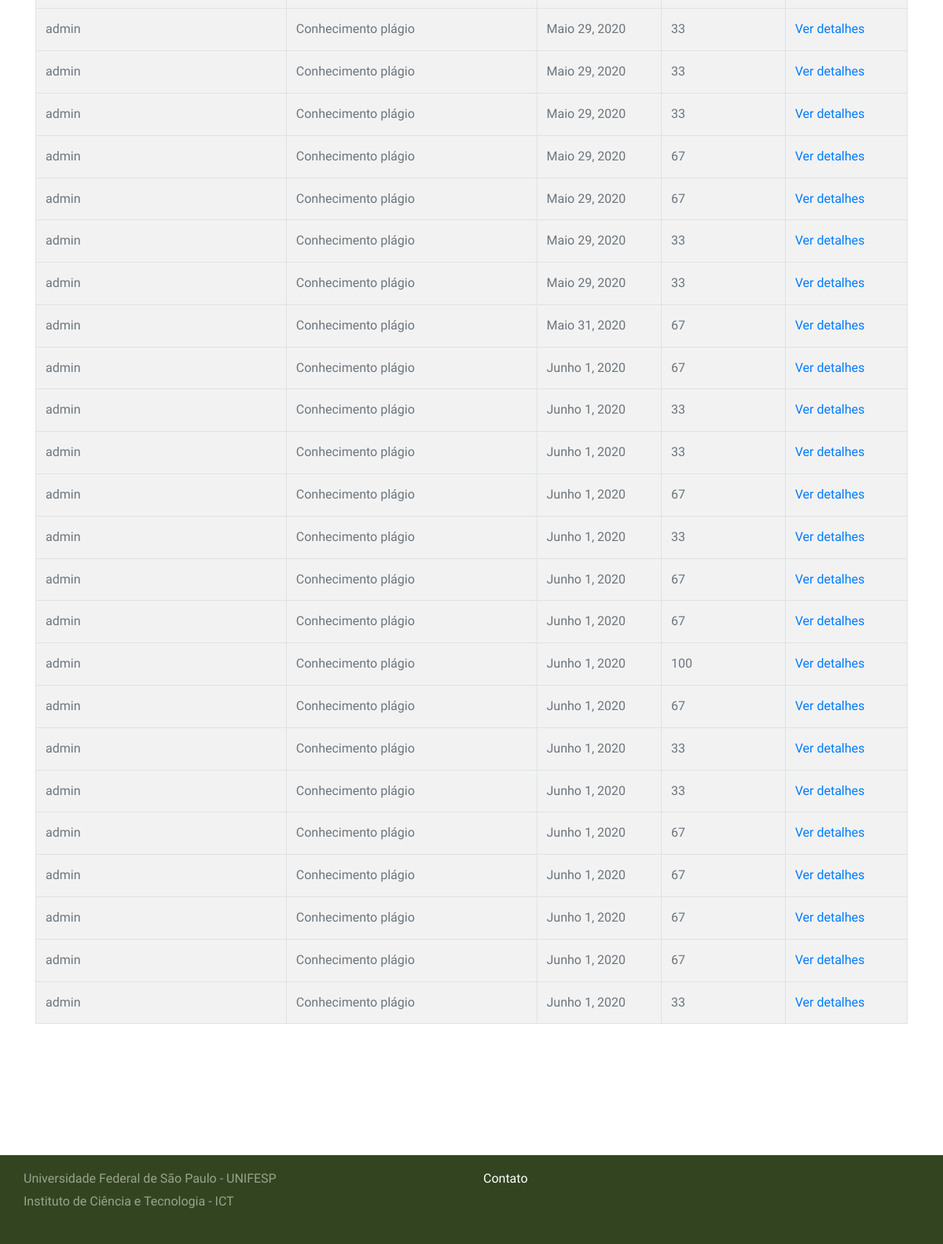
The app's page /quiz/marking/ (signed in, lower part), older data.
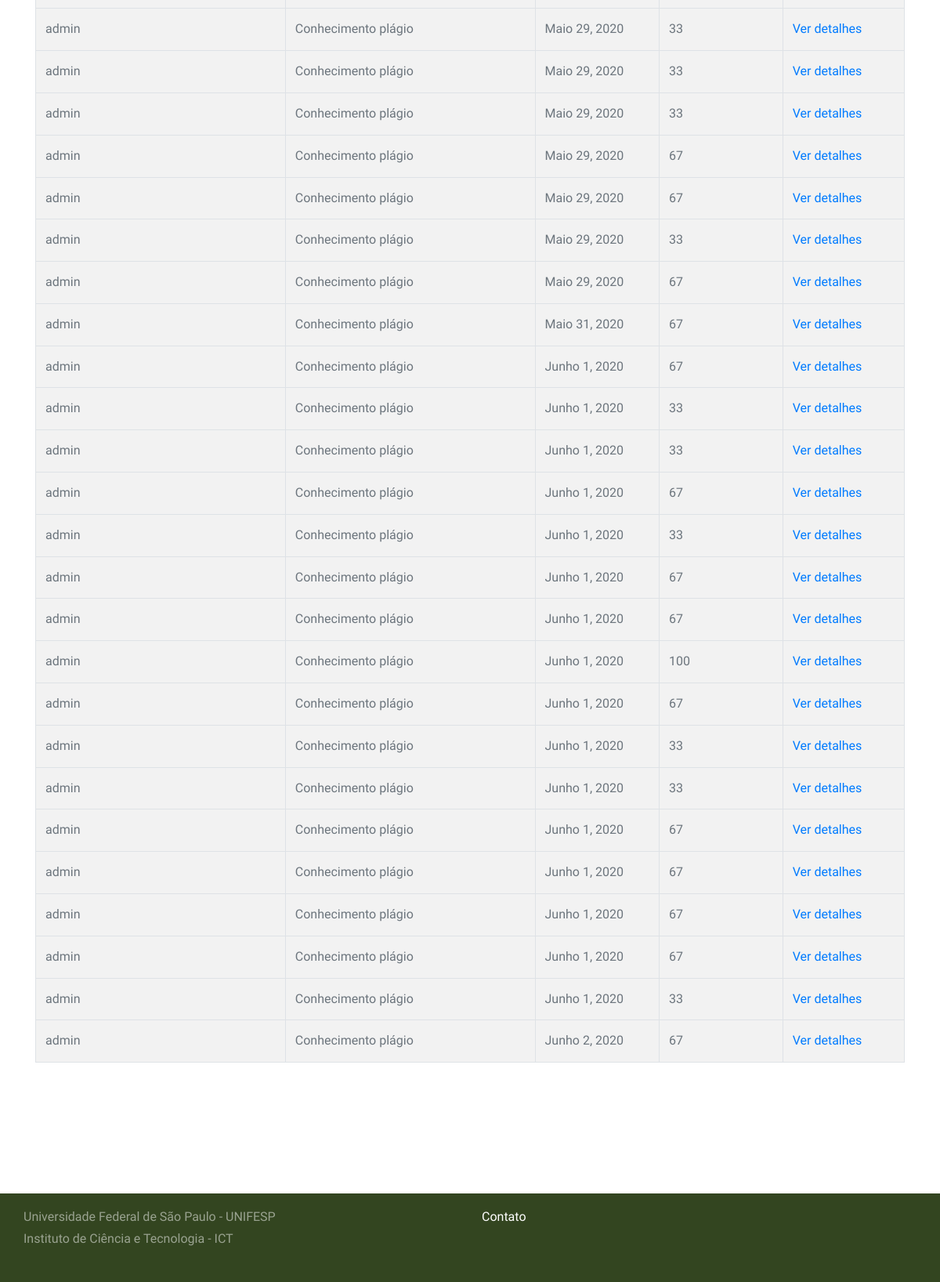
The same page, newer data.
### django_quiz/quiz/models.py (models this page shows, shortened)
class Sitting(models.Model):
    user = models.ForeignKey(settings.AUTH_USER_MODEL, verbose_name=_("Usuário"), on_delete=models.PROTECT)
    quiz = models.ForeignKey(Quiz, verbose_name=_("Quiz"), on_delete=models.PROTECT)
    question_order = models.CharField(
        max_length=1024,
        verbose_name=_("Ordem das questões"),
        validators=[validate_comma_separated_integer_list])
    question_list = models.CharField(
        max_length=1024,
        verbose_name=_("Lista das questões"),
        validators=[validate_comma_separated_integer_list])
    incorrect_questions = models.CharField(
        max_length=1024,
        blank=True,
        verbose_name=_("Questões incorretas"),
        validators=[validate_comma_separated_integer_list])
    current_score = models.IntegerField(verbose_name=_("Pontuação atual"))
    complete = models.BooleanField(default=False, blank=False,
                                   verbose_name=_("Completa"))
    user_answers = models.TextField(blank=True, default='{}',
                                    verbose_name=_("Resposta do usuário"))
    start = models.DateTimeField(auto_now_add=True,
                                 verbose_name=_("Iniciar"))
    end = models.DateTimeField(null=True, blank=True, verbose_name=_("Fim"))
    objects = SittingManager()
    class Meta:
        permissions = (("view_sittings", _("Visualizar testes concluídos.")),)
    def _question_ids(self):
        return [int(n) for n in self.question_order.split(',') if n]
    @property
    def get_percent_correct(self):
        dividend = float(self.current_score)
        divisor = len(self._question_ids())
        if divisor < 1:
            return 0            # prevent divide by zero error
        if dividend > divisor:
            return 100
        correct = int(round((dividend / divisor) * 100))
        if correct >= 1:
            return correct
        else:
            return 0

@python_2_unicode_compatible
class Quiz(models.Model):
    title = models.CharField(
        verbose_name=_("Título"),
        max_length=60, blank=False)
    description = models.TextField(
        verbose_name=_("Descrição"),
        blank=True, help_text=_("Descrição do questionário"))
    url = models.SlugField(
        max_length=60, blank=False,
        help_text=_("Uma URL amigável"),
        verbose_name=_("Uma URL amigável"))
    category = models.ForeignKey(
        Category, null=True, blank=True,
        verbose_name=_("Categoria"), on_delete=models.PROTECT)
    random_order = models.BooleanField(
        blank=False, default=False,
        verbose_name=_("Ordem aleatória"),
        help_text=_("Exibe as peguntas em"
                    "uma ordem aleatória ou como eles "
                    "estão setados?"))
    max_questions = models.PositiveIntegerField(
        blank=True, null=True, verbose_name=_("Questões Max"),
        help_text=_("Número de perguntas a serem respondidas em cada tentativa."))
    answers_at_end = models.BooleanField(
        blank=False, default=False,
        help_text=_("A resposta correta NÃO é mostrada após a pergunta ."
                    " Respostas exibidas no final."),
        verbose_name=_("Respostas no final"))
    exam_paper = models.BooleanField(
        blank=False, default=False,
        help_text=_("Se sim o resultado de cada"
                    " tentativa do usuário será"
                    " armazenado. Necessário marcação"),
        verbose_name=_("Resultado teste"))
    single_attempt = models.BooleanField(
        blank=False, default=False,
        help_text=_("Se sim, apenas uma tentativa por"
                    " usuário será permitida"
                    " Não usuários não poderam fazer este teste."),
        verbose_name=_("Tentativa única"))
    pass_mark = models.SmallIntegerField(
        blank=True, default=0,
        verbose_name=_("Marca de aprovação"),
        help_text=_("Porcentagem necessária para passar no teste."),
        validators=[MaxValueValidator(100)])
    success_text = models.TextField(
        blank=True, help_text=_("Exibido se o usuário for aprovado."),
        verbose_name=_("Texto de sucesso"))
    fail_text = models.TextField(
        verbose_name=_("Texto de falha"),
        blank=True, help_text=_("Exibido se o usuário falhar"))
    draft = models.BooleanField(
        blank=True, default=False,
        verbose_name=_("Draft"),
        help_text=_("Se sim o questionário não é exibido"
                    " na lista de perguntas e só pode ser"
                    " visualizada por usuários que podem editar"
                    " os testes."))
    class Meta:
        verbose_name = _("Quiz")
        verbose_name_plural = _("Quizzes")
    def __str__(self):
        return self.title

### django_quiz/quiz/views.py (the view)
class QuizMarkingList(QuizMarkerMixin, SittingFilterTitleMixin, ListView):
    model = Sitting
    def get_queryset(self):
        queryset = super(QuizMarkingList, self).get_queryset()\
                                               .filter(complete=True)
        user_filter = self.request.GET.get('user_filter')
        if user_filter:
            queryset = queryset.filter(user__username__icontains=user_filter)
        return queryset

### django_quiz/quiz/views.py (called while the page is built)
    @method_decorator(login_required)
    @method_decorator(permission_required('quiz.view_sittings'))
    def dispatch(self, *args, **kwargs):
        return super(QuizMarkerMixin, self).dispatch(*args, **kwargs)

    def get_queryset(self):
        queryset = super(SittingFilterTitleMixin, self).get_queryset()
        quiz_filter = self.request.GET.get('quiz_filter')
        if quiz_filter:
            queryset = queryset.filter(quiz__title__icontains=quiz_filter)
        return queryset

### django_quiz/build/lib/quiz/templates/quiz/sitting_list.html (shortened to what this page needs)
{% extends 'base.html' %}
{% load i18n %}
{% block content %}
<section class="site-section">
    <div class="container">
				{% if sitting_list %}
					<table class="table table-bordered table-striped">
					<tbody>
					{% for sitting in sitting_list %}
						<tr>
						<td>{{ sitting.user }}</td>
						<td>{{ sitting.quiz }}</td>
						<td>{{ sitting.end|date }}</td>
						<td>{{ sitting.get_percent_correct }}</td>
						<td>
							<a href="{% url 'quiz_marking_detail' pk=sitting.id %}">
							{% trans "Ver detalhes" %}
							</a>
						</tr>
					{% endfor %}
					</tbody>
					</table>
				{% else %}
					<p>{% trans "Não há questionários correspondentes" %}.</p>
				{% endif %}
			</div>
		</section>
{% endblock %}

Row changes from the older to the newer data that the page shows:
changed Sitting (number 7 of 25 on the later page): get_percent_correct "33" → "67"
added Sitting: user "admin", quiz "Conhecimento plágio", end "Junho 2, 2020", get_percent_correct "67"
